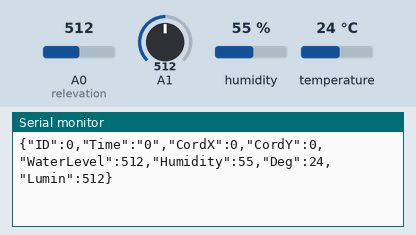
A sketch run on a simulated Arduino Uno, built with avr-gcc and run on an emulated ATmega328P. On the bench: the last lines printed to the serial monitor. The inputs (shaded band) are chosen by the test bench; at power-on: A0 (relevation) = 512, A1 = 512, humidity 55 %, temperature 24 °C.

Above: at 7.8 s.
7.9 s: A0 (relevation) set to 105
At 9.6 s:
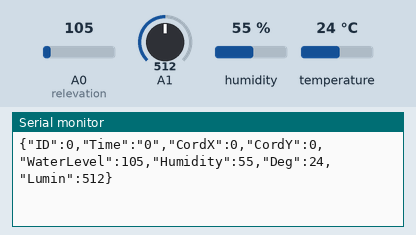
14.4 s: A0 (relevation) set to 94
At 15.9 s:
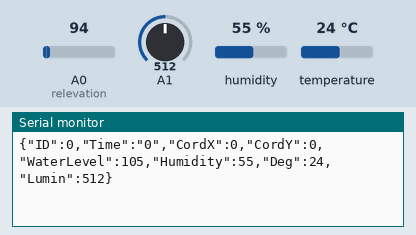
Timing chart, 0 to 17.4 s (numbered marks = the images above; inputs shaded):
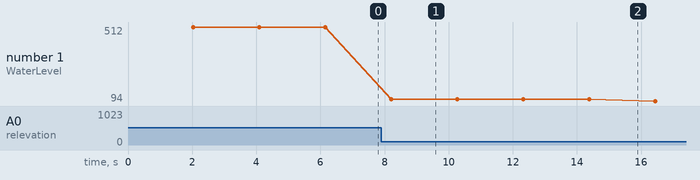

Measured:
- after the input at 7.9 s, the serial monitor: prints a new line after 0.31 s (image 1)
- plotted number 1: 512 → 105 after the input at 7.9 s, 105 → 94 after the input at 14.4 s

The sketch:

Sketch.ino
```cpp
// Libs
#include "DHT.h"
#include "ArduinoJson.h"
// Digital PIN connected to DHT
#define DHTPIN 2
// Sensor type: DHT 11
#define DHTTYPE DHT11
// Sensor type: Water level
#define SensorPower 12
#define relevation A0

DHT dht(DHTPIN, DHTTYPE);
// WaterLev to memorize the water level
int WaterLev = 0;

void setup() {
  // We set the digital input 12 as OUTPUT
  pinMode(SensorPower, OUTPUT);
  // We set as LOW the sensor's +Vcc
  digitalWrite(SensorPower, LOW);
  Serial.begin(9600);
  dht.begin();
}

void loop() {
  delay(2000);
  float h = dht.readHumidity();
  float t = dht.readTemperature();
  const int capacity = JSON_OBJECT_SIZE(4);
  DynamicJsonDocument doc(1024);
  int LIGHT = luminosity();
  int H2O = waterlevel();
  int HUM = dht.readHumidity();
  int TP = dht.readTemperature();
  doc["ID"] = 0;
  doc["Time"] = "0";
  doc["CordX"] = 0;
  doc["CordY"] = 0;
  doc["WaterLevel"] = H2O;
  doc["Humidity"] = HUM;
  doc["Deg"] = TP;
  doc["Lumin"] = LIGHT;
  serializeJson(doc, Serial);
  Serial.println("\n");
}
int luminosity(){
  int l = analogRead(A1);
  return l;
}
int waterlevel() {
  digitalWrite(SensorPower, HIGH);  // Turns on the sensor
  WaterLev = analogRead(relevation);// Reads the value and saves it in the relevation value
  digitalWrite(SensorPower, LOW);   // Turns off the sensor
  return WaterLev;
}
```
